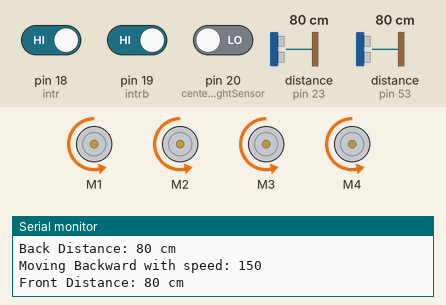
Bench run of a sketch on a simulated Arduino Mega 2560, built with avr-gcc and run on an emulated ATmega2560. Parts: 4 × DC motor (green arrow = forward, orange = backward, longer = faster), the last lines printed to the serial monitor. Wiring (inferred from the names in the program): 2 × ultrasonic range finder: trigger pin 22, echo pin 23 / trigger pin 52, echo pin 53. The test bench sets the inputs (shaded band); at power-on: pin 18 (intr) HIGH, distance to the obstacle (sensors on pin 23, pin 53) 80 cm, pin 19 (intrb) HIGH, pin 20 (centerrightSensor) LOW. The echo pulse lasts 58.3 µs per cm.

Above: at 1.2 s.
1.3 s: pin 18 (intr) driven LOW
At 2.0 s:
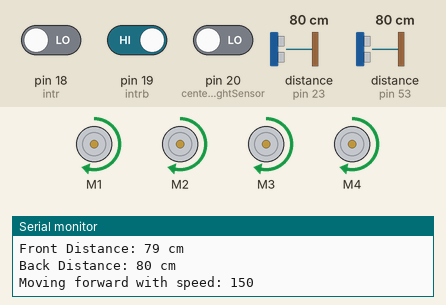
2.9 s: distance to the obstacle (sensor on pin 23) set to 11 cm
5.9 s: distance to the obstacle (sensor on pin 23) set to 8 cm
7.4 s: distance to the obstacle (sensor on pin 53) set to 12 cm
10.4 s: distance to the obstacle (sensor on pin 53) set to 9 cm
11.9 s: pin 19 (intrb) driven LOW
At 13.0 s:
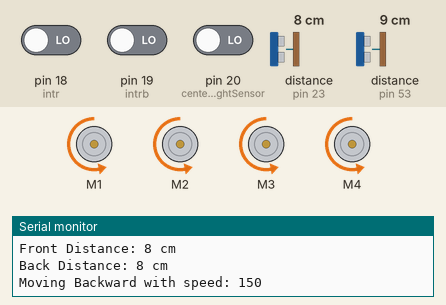
Timing chart, 0 to 14.5 s (numbered marks = the images above; inputs shaded):
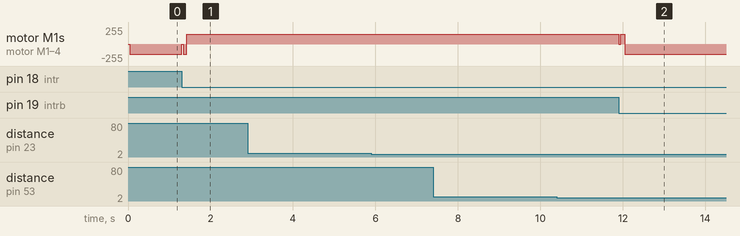

Measured:
- after the input at 1.3 s, motor M1–4: backward 150/255 → forward 150/255 after 0.13 s
- after the input at 11.9 s, motor M1–4: forward 150/255 → backward 150/255 after 0.14 s

The sketch:

v19.ino
```cpp
#include <AFMotor.h>

// Define motor objects for 4 motors
AF_DCMotor motor1(1);  // Front Left Motor
AF_DCMotor motor2(2);  // Front Right Motor
AF_DCMotor motor3(3);  // Back Left Motor
AF_DCMotor motor4(4);  // Back Right Motor

// Define sensor pins
const int intrb = 19;  // Left sensor
const int centerrightSensor = 20;  // Right sensor
const int intr = 18;    // Pin for external interrupt (Middle sensor, always on the black line)


// Define pins for the front ultrasonic sensor
const int trigFront = 52;
const int echoFront = 53;

// Define pins for the back ultrasonic sensor
const int trigBack = 22;
const int echoBack = 23;


// // PID control variables
// float kp = 1.0, ki = 0.0, kd = 0.0;
// float lastError = 0, integral = 0;
           // Check sensors every 50 milliseconds

// Flags to indicate if interrupt was triggered and if it has been handled
volatile bool carStoppedFront = false;
volatile bool carStoppedBack = false;
volatile bool driveDirection = false;

volatile bool isInitial = false;

bool interruptHandled = false;  // Ensure interrupt only handled once

// Timing variables
unsigned long previousMillis = 0;  // Store last time sensors were checked
const long interval = 50;           // Check sensors every 50 milliseconds

// Track interrupts and timing for both front and back sensors
volatile int interruptCountFront = 0;       // Count of front interrupts
volatile int interruptCountBack = 0;        // Count of back interrupts
unsigned long lastInterruptTimeFront = 0;   // Time of last front interrupt
unsigned long lastInterruptTimeBack = 0;    // Time of last back interrupt

// Flag variables to detect if both interrupts are triggered
volatile bool frontInterruptTriggered = false;
volatile bool backInterruptTriggered = false;

// Time threshold for considering "simultaneous" interrupts
const unsigned long simultaneousThreshold = 10;  // 10 milliseconds

void setup() {
  Serial.begin(9600);  // Start the serial communication for debugging

  // Set pin modes
  pinMode(trigFront, OUTPUT);
  pinMode(echoFront, INPUT);

  pinMode(trigBack, OUTPUT);
  pinMode(echoBack, INPUT);

  // Set all motors to maximum speed initially
  motor1.setSpeed(255);
  motor2.setSpeed(255);
  motor3.setSpeed(255);
  motor4.setSpeed(255);

  // Attach interrupts to sensor pins (FALLING edge for detecting line change)
  attachInterrupt(digitalPinToInterrupt(intr), stopCarInterruptFront, FALLING);
  attachInterrupt(digitalPinToInterrupt(intrb), sensorInterruptBack, FALLING);
  attachInterrupt(digitalPinToInterrupt(centerrightSensor), sensorInterrupt, CHANGE);

  Serial.println("Setup complete: Sensors initialized and interrupts attached");
}

void loop() {

        // Measure distances
        long distanceFront = measureDistance(trigFront, echoFront);
        long distanceBack = measureDistance(trigBack, echoBack);

        // Print the measured distances
        Serial.print("Front Distance: ");
        Serial.print(distanceFront);
        Serial.println(" cm");

        Serial.print("Back Distance: ");
        Serial.print(distanceBack);
        Serial.println(" cm");

        // Check if both interrupts were triggered within a short time interval
        if (frontInterruptTriggered && backInterruptTriggered) {
            unsigned long timeDifference = abs(lastInterruptTimeFront - lastInterruptTimeBack);
            if (timeDifference <= simultaneousThreshold) {
                Serial.println("Both front and back interrupts triggered simultaneously!");
                turnLeft(255);   // Slight left turn at lower speed
                delay(200);
                forward(150);

            }
            // Reset flags
            frontInterruptTriggered = false;
            backInterruptTriggered = false;
        }

        // Reset front interrupt count if 10 seconds have passed
        if (millis() - lastInterruptTimeFront > 3000) {
            interruptCountFront = 0;  // Reset the front interrupt count after 10 seconds
        }

        // Reset back interrupt count if 10 seconds have passed
        if (millis() - lastInterruptTimeBack > 3000) {
            interruptCountBack = 0;  // Reset the back interrupt count after 10 seconds
        }

          if (!driveDirection) {

              // checkObstacleAndTurnBack(200, 50);

              // if (isInitial){
              //   turnLeft(200);   // Slight left turn at lower speed
              //   delay(100);
              //   isInitial = false;      // Hold the turn for 500ms
              // }

              // stopCar();       // Stop before moving forward
              // turnLeft(200);   // Slight left turn at lower speed
              // delay(50);
              forward(150);

          } else {
              // checkObstacleAndTurnFront(200, 50);

              // if (isInitial){
              //   turnRight(200);  // Slight right turn at lower speed
              //   delay(100);      // Hold the turn for 500ms
              //   isInitial = false;
              // }

              // stopCar();       // Stop before moving backward
              // turnRight(200);
              // delay(50);
              backward(150);

          }

  delay(10);  // Allow a brief pause
}


// Function to measure the distance using an ultrasonic sensor
long measureDistance(int trigPin, int echoPin) {
  // Send a 10us pulse to trigger the ultrasonic sensor
  digitalWrite(trigPin, LOW);   // Clear the trigPin
  delayMicroseconds(2);
  digitalWrite(trigPin, HIGH);  // Set the trigPin HIGH for 10 microseconds
  delayMicroseconds(10);
  digitalWrite(trigPin, LOW);

  // Measure the duration of the pulse on the echo pin
  long duration = pulseIn(echoPin, HIGH);

  // Calculate the distance (duration / 2 because of the round-trip)
  // Speed of sound is 343 m/s or 0.0343 cm/us
  long distance = (duration * 0.0343) / 2;

  return distance;
}

void stopCar() {
  // Stop all motors
  motor1.setSpeed(0);
  motor2.setSpeed(0);
  motor3.setSpeed(0);
  motor4.setSpeed(0);

  motor1.run(RELEASE);
  motor2.run(RELEASE);
  motor3.run(RELEASE);
  motor4.run(RELEASE);

  Serial.println("Car Stopped");
}

void stopCarInterruptFront() {
    stopCar();
    lastInterruptTimeFront = millis();  // Record the time of interrupt
    frontInterruptTriggered = true;     // Set the flag for front sensor interrupt
    long distanceFront = measureDistance(trigFront, echoFront);
    driveDirection = true;
    carStoppedFront = true;
    Serial.println("Car stopped front.");
    stopCar();
    forward(150);

    // forwardDual(150,130);
    // stopCar();
    // turnLeft(150);
    // Increment the interrupt count for the front sensor
    interruptCountFront++;
    lastInterruptTimeFront = millis();  // Update the time of the last interrupt

    // Check if front interrupt count exceeds 5
    // if (interruptCountFront > 10) {
    //     Serial.println("Front interrupt count exceeded 5, turning left.");
    //     turnLeft(150); // Turn left if threshold is exceeded
    //     delay(1000);   // Delay to allow the turn to complete
    //     interruptCountFront = 0;  // Reset front count after turning
    // } else {
    //     // Continuously check for obstacles while turning and moving
    //     // checkAndTurnToObstacleFront();
    // }
}

void sensorInterruptBack() {
  stopCar();
    lastInterruptTimeBack = millis();  // Record the time of interrupt
    backInterruptTriggered = true;     // Set the flag for back sensor interrupt
    driveDirection = false;
    carStoppedBack = true;
    Serial.println("Car stopped back.");
    stopCar();
    backward(150);

    // backwardDual(150,130);
    // stopCar();
    // turnRight(150);
    // Increment the interrupt count for back sensor
    interruptCountBack++;
    lastInterruptTimeBack = millis();  // Update the time of the last interrupt

    // Check if back interrupt count exceeds 5
    // if (interruptCountBack > 10) {
    //     Serial.println("Back interrupt count exceeded 5, turning right.");
    //     turnRight(150); // Turn right if threshold is exceeded
    //     delay(1000);    // Delay to allow the turn to complete
    //     interruptCountBack = 0;  // Reset back count after turning
    // } else {
    //     // Continuously check for obstacles while turning and moving
    //     // checkAndTurnToObstacleBack();
    // }
}


// Interrupt handler for left and right sensors to feed PID controller
void sensorInterrupt() {
  // Recalculate PID only if the car is moving
  // if (!carStopped) {
  //   Serial.println("Sensor interrupt triggered. Running PID control...");
  //   // pidControl();
  // }
}

// Placeholder functions for backward and turning with debugging
void forward(int speed) {
  motor1.setSpeed(speed);  // Set speed dynamically
  motor2.setSpeed(speed);
  motor3.setSpeed(speed);
  motor4.setSpeed(speed);

  motor1.run(BACKWARD);
  motor2.run(BACKWARD);
  motor3.run(BACKWARD);
  motor4.run(BACKWARD);

  Serial.println("Moving Backward with speed: " + String(speed));
}

// Placeholder functions for backward and turning with debugging
void forwardDual(int speed1 ,int speed2) {
  motor1.setSpeed(speed1);  // Set speed dynamically
  motor2.setSpeed(speed1);
  motor3.setSpeed(speed2);
  motor4.setSpeed(speed2);

  motor1.run(BACKWARD);
  motor2.run(BACKWARD);
  motor3.run(BACKWARD);
  motor4.run(BACKWARD);

  // Serial.println("Moving Backward with speed: " + String(speed));
}

void backward(int speed) {
  motor1.setSpeed(speed);  // Set speed dynamically
  motor2.setSpeed(speed);
  motor3.setSpeed(speed);
  motor4.setSpeed(speed);

  motor1.run(FORWARD);
  motor2.run(FORWARD);
  motor3.run(FORWARD);
  motor4.run(FORWARD);

  Serial.println("Moving forward with speed: " + String(speed));
}

void backwardDual(int speed1,int speed2) {
  motor1.setSpeed(speed1);  // Set speed dynamically
  motor2.setSpeed(speed1);
  motor3.setSpeed(speed2);
  motor4.setSpeed(speed2);

  motor1.run(FORWARD);
  motor2.run(FORWARD);
  motor3.run(FORWARD);
  motor4.run(FORWARD);

  // Serial.println("Moving forward with speed: " + String(speed));
}

void turnLeft(int speed) {
  motor1.setSpeed(speed);  // Set speed dynamically
  motor2.setSpeed(speed);
  motor3.setSpeed(speed);
  motor4.setSpeed(speed);

  motor1.run(BACKWARD);
  motor2.run(BACKWARD);
  motor3.run(FORWARD);
  motor4.run(FORWARD);

  Serial.println("Turning left with speed: " + String(speed));
}

void turnRight(int speed) {
  motor1.setSpeed(speed);  // Set speed dynamically
  motor2.setSpeed(speed);
  motor3.setSpeed(speed);
  motor4.setSpeed(speed);

  motor1.run(FORWARD);
  motor2.run(FORWARD);
  motor3.run(BACKWARD);
  motor4.run(BACKWARD);

  Serial.println("Turning Right with speed: " + String(speed));
}


// void checkAndTurnToObstacleBack() {
//     // Check front distance
//     long frontDistance = measureDistance(trigFront, echoFront);

//     // If the front distance is below the threshold, check for obstacles
//     if (frontDistance < 80) {
//         Serial.println("Obstacle detected in front!");

//         // Move forward towards the obstacle
//         backward(150);
//         backward(150);
//         // delay(500); // Move forward for a brief moment
//     }else{
//           // turnLeft(150);
//     }
// }


// void checkAndTurnToObstacleFront() {
//     // Check front distance
//     long frontDistance = measureDistance(trigBack, echoBack);

//     // If the front distance is below the threshold, check for obstacles
//     if (frontDistance < 80) {
//         Serial.println("Obstacle detected in front!");

//         // Move forward towards the obstacle
//         forward(150);
//         // delay(500); // Move forward for a brief moment
//     }else{
//           // turnRight(150);
//     }
// }
```
